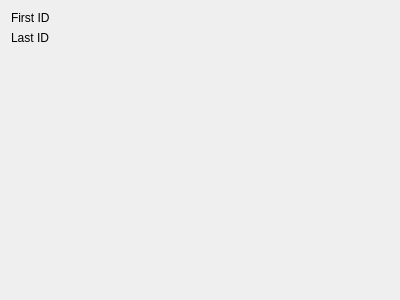
<?xml version="1.0" encoding="UTF-8"?>
<ui version="4.0">
 <class>OutputSettingsWidget</class>
 <widget class="QWidget" name="OutputSettingsWidget">
  <property name="geometry">
   <rect>
    <x>0</x>
    <y>0</y>
    <width>400</width>
    <height>300</height>
   </rect>
  </property>
  <property name="windowTitle">
   <string>Form</string>
  </property>
  <layout class="QFormLayout" name="formLayout">
   <item row="0" column="0">
    <widget class="QLabel" name="firstIDLabel">
     <property name="text">
      <string>First ID</string>
     </property>
    </widget>
   </item>
   <item row="1" column="0">
    <widget class="QLabel" name="lastIDLabel">
     <property name="text">
      <string>Last ID</string>
     </property>
    </widget>
   </item>
   <item row="0" column="1">
    <widget class="QLongSpinBox" name="first_id" native="true"/>
   </item>
   <item row="1" column="1">
    <widget class="QLongSpinBox" name="last_id" native="true"/>
   </item>
  </layout>
 </widget>
 <customwidgets>
  <customwidget>
   <class>QLongSpinBox</class>
   <extends>QWidget</extends>
   <header>qlongspinbox.h</header>
   <container>1</container>
  </customwidget>
 </customwidgets>
 <resources/>
 <connections/>
</ui>
